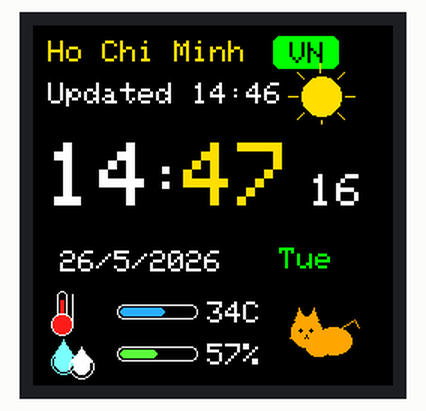
This sketch was run on a simulated ESP32-C3. Shown: 240×240 colour display.

Above: at 0.3 s.
At 5.1 s:
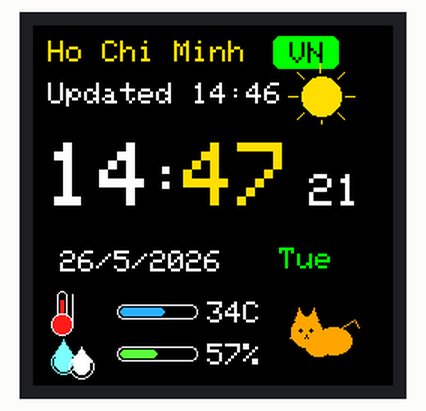
At 10.1 s:
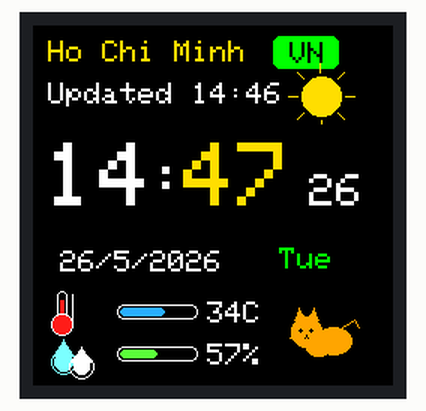
At 19.1 s:
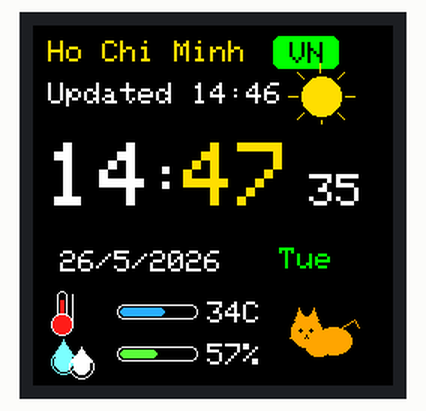
At 28.1 s:
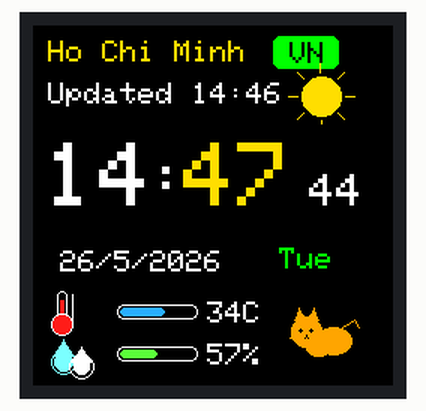
At 38.1 s:
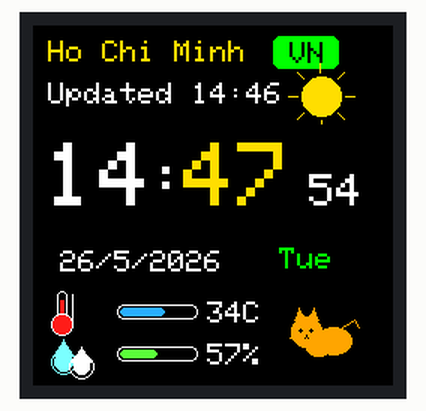

Measured:
- what the display in image 1 shows lasts 1.0 s, from 5.0 s to 6.0 s

The sketch:

esp32c3_clock_v7_cute_cat_icon.ino
```cpp
#include <Adafruit_GFX.h>
#include <Adafruit_ST7789.h>
#include <SPI.h>

#define TFT_CS   7
#define TFT_DC   2
#define TFT_RST  3
#define TFT_SCLK 4
#define TFT_MOSI 6
#define BTN_PIN  5

Adafruit_ST7789 tft = Adafruit_ST7789(TFT_CS, TFT_DC, TFT_RST);

unsigned long lastTick = 0;
int hh = 14, mm = 47, ss = 16;
int dayNum = 26, monthNum = 5, yearNum = 2026;
int tempNow = 34;
int humidity = 57;
String city = "Ho Chi Minh";
String country = "VN";
String weatherLabel = "Hot";
String updatedText = "Updated 14:46";
const char* weekDay = "Tue";

uint16_t C_BG = ST77XX_BLACK;
uint16_t C_WHITE = ST77XX_WHITE;
uint16_t C_YELLOW = 0xFEE0;
uint16_t C_CYAN = 0x7FFF;
uint16_t C_GREEN = 0x07E0;
uint16_t C_BLUEBADGE = 0xC71F;
uint16_t C_THERMO_RED = 0xF8E3;
uint16_t C_BAR_GREEN = 0x5FE7;
uint16_t C_CAT = 0xFD20;

int mapTempBar(int tempC) {
  if (tempC < 20) tempC = 20;
  if (tempC > 40) tempC = 40;
  return map(tempC, 20, 40, 8, 40);
}

int mapHumBar(int hum) {
  if (hum < 0) hum = 0;
  if (hum > 100) hum = 100;
  return map(hum, 0, 100, 0, 44);
}

void drawSunTopBig(int x, int y) {
  tft.fillCircle(x + 18, y + 18, 13, C_YELLOW);
  for (int i = 0; i < 8; i++) {
    float a = i * 0.785398f;
    int x1 = x + 18 + cos(a) * 16;
    int y1 = y + 18 + sin(a) * 16;
    int x2 = x + 18 + cos(a) * 22;
    int y2 = y + 18 + sin(a) * 22;
    tft.drawLine(x1, y1, x2, y2, C_YELLOW);
  }
}

void drawThermoIconRef(int x, int y) {
  tft.drawRoundRect(x + 6, y + 1, 7, 21, 3, C_WHITE);
  tft.fillRect(x + 8, y + 7, 3, 10, C_THERMO_RED);
  tft.fillCircle(x + 9, y + 23, 7, C_THERMO_RED);
  tft.drawCircle(x + 9, y + 23, 7, C_WHITE);
  tft.drawLine(x + 16, y + 3, x + 16, y + 23, C_WHITE);
}

void drawHumidityIconRef(int x, int y) {
  tft.drawCircle(x + 10, y + 18, 8, C_CYAN);
  tft.fillCircle(x + 10, y + 18, 6, C_CYAN);
  tft.fillTriangle(x + 10, y + 3, x + 3, y + 14, x + 17, y + 14, C_CYAN);
  tft.drawCircle(x + 22, y + 21, 8, C_WHITE);
  tft.fillCircle(x + 22, y + 21, 5, C_WHITE);
  tft.fillTriangle(x + 22, y + 8, x + 15, y + 18, x + 29, y + 18, C_WHITE);
}

void drawBarWhiteBlue(int x, int y, int w, int fillW, uint16_t fillColor) {
  tft.drawRoundRect(x, y, w, 10, 4, C_WHITE);
  if (fillW > 0) tft.fillRoundRect(x + 2, y + 2, fillW, 6, 3, fillColor);
}

void drawCatIconCute(int x, int y) {
  tft.fillCircle(x + 16, y + 18, 10, C_CAT);
  tft.fillTriangle(x + 8, y + 10, x + 11, y + 2, x + 16, y + 10, C_CAT);
  tft.fillTriangle(x + 16, y + 10, x + 21, y + 2, x + 24, y + 10, C_CAT);
  tft.fillEllipse(x + 34, y + 24, 12, 9, C_CAT);
  tft.fillEllipse(x + 24, y + 28, 8, 6, C_CAT);
  tft.fillCircle(x + 12, y + 17, 1, C_BG);
  tft.fillCircle(x + 19, y + 17, 1, C_BG);
  tft.drawLine(x + 16, y + 20, x + 15, y + 22, C_BG);
  tft.drawLine(x + 16, y + 20, x + 17, y + 22, C_BG);
  tft.drawLine(x + 6, y + 18, x + 11, y + 19, C_CAT);
  tft.drawLine(x + 5, y + 22, x + 11, y + 21, C_CAT);
  tft.drawLine(x + 40, y + 15, x + 48, y + 10, C_CAT);
  tft.drawLine(x + 48, y + 10, x + 51, y + 15, C_CAT);
}

void drawStaticUI() {
  tft.fillScreen(C_BG);
  tft.setTextWrap(false);

  tft.setTextColor(C_YELLOW, C_BG);
  tft.setTextSize(2);
  tft.setCursor(10, 10);
  tft.print(city);

  tft.fillRoundRect(160, 7, 44, 22, 5, C_GREEN);
  tft.setTextColor(C_BG, C_GREEN);
  tft.setTextSize(2);
  tft.setCursor(171, 11);
  tft.print(country);

  drawSunTopBig(174, 29);

  tft.setTextColor(C_WHITE, C_BG);
  tft.setTextSize(2);
  tft.setCursor(10, 38);
  tft.print(updatedText);

  tft.fillRoundRect(150, 96, 50, 18, 4, C_WHITE);
  tft.setTextColor(C_BLUEBADGE, C_WHITE);
  tft.setTextSize(1);
  tft.setCursor(161, 102);
  tft.print(weatherLabel);

  tft.setTextColor(C_WHITE, C_BG);
  tft.setTextSize(2);
  tft.setCursor(18, 150);
  tft.print(dayNum); tft.print('/'); tft.print(monthNum); tft.print('/'); tft.print(yearNum);

  tft.setTextColor(C_GREEN, C_BG);
  tft.setTextSize(2);
  tft.setCursor(164, 148);
  tft.print(weekDay);

  drawThermoIconRef(10, 176);
  drawHumidityIconRef(10, 206);

  int tempBar = mapTempBar(tempNow);
  int humBar = mapHumBar(humidity);
  drawBarWhiteBlue(56, 186, 54, tempBar, 0x2D7F);
  drawBarWhiteBlue(56, 214, 54, humBar, C_BAR_GREEN);

  tft.setTextColor(C_WHITE, C_BG);
  tft.setTextSize(2);
  tft.setCursor(116, 184);
  tft.print(tempNow); tft.print("C");
  tft.setCursor(116, 212);
  tft.print(humidity); tft.print('%');

  drawCatIconCute(166, 186);
}

void drawTime() {
  tft.fillRect(6, 66, 228, 76, C_BG);

  tft.setTextSize(6);
  tft.setTextColor(C_WHITE, C_BG);
  tft.setCursor(8, 78);
  if (hh < 10) tft.print('0');
  tft.print(hh);

  tft.setTextColor(C_WHITE, C_BG);
  tft.setTextSize(5);
  tft.setCursor(76, 84);
  tft.print(':');

  tft.setTextColor(C_YELLOW, C_BG);
  tft.setTextSize(6);
  tft.setCursor(100, 78);
  if (mm < 10) tft.print('0');
  tft.print(mm);

  tft.setTextColor(C_WHITE, C_BG);
  tft.setTextSize(3);
  tft.setCursor(184, 99);
  if (ss < 10) tft.print('0');
  tft.print(ss);
}

void tickClock() {
  ss++;
  if (ss >= 60) { ss = 0; mm++; }
  if (mm >= 60) { mm = 0; hh++; }
  if (hh >= 24) hh = 0;
}

void setup() {
  pinMode(BTN_PIN, INPUT_PULLUP);
  SPI.begin(TFT_SCLK, -1, TFT_MOSI, TFT_CS);
  tft.init(240, 240);
  tft.setRotation(0);
  drawStaticUI();
  drawTime();
}

void loop() {
  if (millis() - lastTick >= 1000) {
    lastTick = millis();
    tickClock();
    drawTime();
  }
}
```
